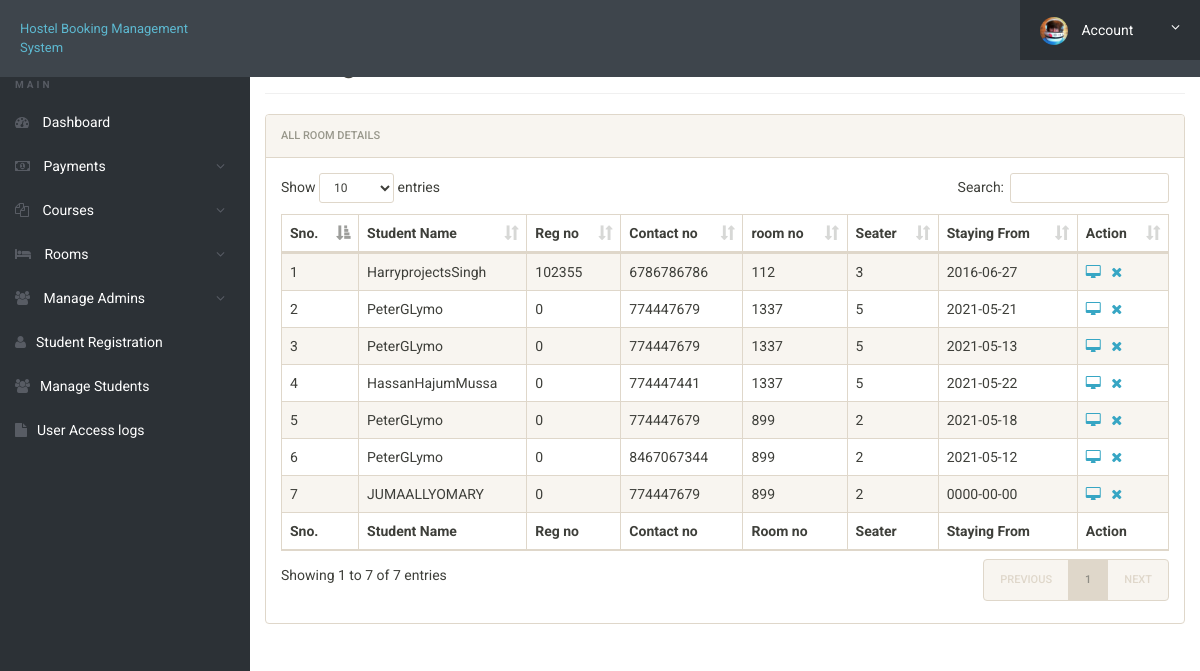
/admin/manage-students.php (signed in), run on the app's committed database.
### tables this page shows
CREATE TABLE `registration` (
  `id` int(11) NOT NULL,
  `roomno` int(11) NOT NULL,
  `seater` int(11) NOT NULL,
  `feespm` int(11) NOT NULL,
  `foodstatus` int(11) NOT NULL,
  `stayfrom` date NOT NULL,
  `duration` int(11) NOT NULL,
  `course` varchar(500) NOT NULL,
  `regno` int(11) NOT NULL,
  `firstName` varchar(500) NOT NULL,
  `middleName` varchar(500) NOT NULL,
  `lastName` varchar(500) NOT NULL,
  `gender` varchar(250) NOT NULL,
  `contactno` bigint(11) NOT NULL,
  `emailid` varchar(500) NOT NULL,
  `egycontactno` bigint(11) NOT NULL,
  `guardianName` varchar(500) NOT NULL,
  `guardianRelation` varchar(500) NOT NULL,
  `guardianContactno` bigint(11) NOT NULL,
  `corresAddress` varchar(500) NOT NULL,
  `corresCIty` varchar(500) NOT NULL,
  `corresState` varchar(500) NOT NULL,
  `corresPincode` int(11) NOT NULL,
  `pmntAddress` varchar(500) NOT NULL,
  `pmntCity` varchar(500) NOT NULL,
  `pmnatetState` varchar(500) NOT NULL,
  `pmntPincode` int(11) NOT NULL,
  `postingDate` timestamp NOT NULL DEFAULT current_timestamp(),
  `updationDate` varchar(500) NOT NULL
);

### admin/manage-students.php (the view, shortened to what this page needs)
<!doctype html>
<html lang="en" class="no-js">
<head>
	<link rel="stylesheet" href="css/font-awesome.min.css">
	<link rel="stylesheet" href="css/bootstrap.min.css">
	<link rel="stylesheet" href="css/dataTables.bootstrap.min.css">
	<link rel="stylesheet" href="css/bootstrap-social.css">
	<link rel="stylesheet" href="css/bootstrap-select.css">
	<link rel="stylesheet" href="css/fileinput.min.css">
	<link rel="stylesheet" href="css/awesome-bootstrap-checkbox.css">
	<link rel="stylesheet" href="css/style.css">
</head>
<body>
	<?php include('includes/header.php');?>
	<div class="ts-main-content">
			<?php include('includes/sidebar.php');?>
		<div class="content-wrapper">
			<div class="container-fluid">
				<div class="row">
					<div class="col-md-12">
						<h2 class="page-title">Manage Rooms</h2>
						<div class="panel panel-default">
							<div class="panel-heading">All Room Details</div>
							<div class="panel-body">
								<table id="zctb" class="display table table-striped table-bordered table-hover" cellspacing="0" width="100%">
									<thead>
										<tr>
											<th>Sno.</th>
											<th>Student Name</th>
											<th>Reg no</th>
											<th>Contact no </th>
											<th>room no  </th>
											<th>Seater </th>
											<th>Staying From </th>
											<th>Action</th>
										</tr>
									</thead>
									<tfoot>
										<tr>
											<th>Sno.</th>
											<th>Student Name</th>
											<th>Reg no</th>
											<th>Contact no </th>
											<th>Room no  </th>
											<th>Seater </th>
											<th>Staying From </th>
											<th>Action</th>
										</tr>
									</tfoot>
									<tbody>
<?php
$ret="select * from registration";
$stmt= $mysqli->prepare($ret) ;
$stmt->execute() ;
$res=$stmt->get_result();
$cnt=1;
while($row=$res->fetch_object())
	  {
	  	?>
<tr><td><?php echo $cnt;;?></td>
<td><?php echo $row->firstName;?><?php echo $row->middleName;?><?php echo $row->lastName;?></td>
<td><?php echo $row->regno;?></td>
<td><?php echo $row->contactno;?></td>
<td><?php echo $row->roomno;?></td>
<td><?php echo $row->seater;?></td>
<td><?php echo $row->stayfrom;?></td>
<td>
<a href="javascript:void(0);"  onClick="popUpWindow('http://localhost/hostel/admin/full-profile.php?id=<?php echo $row->emailid;?>');" title="View Full Details"><i class="fa fa-desktop"></i></a>&nbsp;&nbsp;
<a href="manage-students.php?del=<?php echo $row->id;?>" title="Delete Record" onclick="return confirm("Do you want to delete");"><i class="fa fa-close"></i></a></td>
										</tr>
									<?php
$cnt=$cnt+1;
									 } ?>
									</tbody>
								</table>
							</div>
						</div>
					</div>
				</div>
			</div>
		</div>
	</div>
</body>
</html>

### admin/css/style.css (style rules this page uses)
html { font-size: 14px; }
@media only screen and (min-width: 480px) { html { font-size: 17px; } }
@media only screen and (min-width: 768px) { html { font-size: 14px; } }
body { font-size: 1em; }
a { color: #37a6c4; }
.panel { overflow: hidden; }
.page-title { padding-bottom: 15px; margin-bottom: 20px; border-bottom: 1px solid #f0f0f0; }
.ts-main-content .content-wrapper { padding-top: 15px; margin-top: 10px; }
@media only screen and (min-width: 992px) { .ts-main-content .content-wrapper { margin-left: 250px; } }

### data on the page
registration: firstName "Harry", middleName "projects", lastName "Singh", regno "102355", contactno "6786786786", roomno "112", seater "3", stayfrom "2016-06-27"
registration: firstName "Peter", middleName "G", lastName "Lymo", regno "0", contactno "774447679", roomno "1337", seater "5", stayfrom "2021-05-21"
registration: firstName "Peter", middleName "G", lastName "Lymo", regno "0", contactno "774447679", roomno "1337", seater "5", stayfrom "2021-05-13"
registration: firstName "Hassan", middleName "Hajum", lastName "Mussa", regno "0", contactno "774447441", roomno "1337", seater "5", stayfrom "2021-05-22"
registration: firstName "Peter", middleName "G", lastName "Lymo", regno "0", contactno "774447679", roomno "899", seater "2", stayfrom "2021-05-18"
registration: firstName "Peter", middleName "G", lastName "Lymo", regno "0", contactno "8467067344", roomno "899", seater "2", stayfrom "2021-05-12"
registration: firstName "JUMA", middleName "ALLY", lastName "OMARY", regno "0", contactno "774447679", roomno "899", seater "2", stayfrom "0000-00-00"
